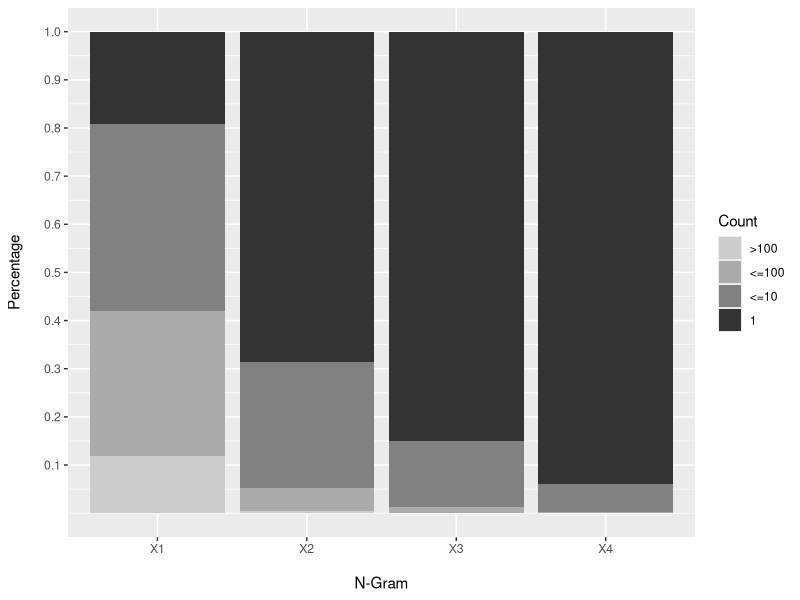

Generate this figure with R:
## ---- chunk 1
dat <- data.frame(
  "1"= c(9926, 20235, 15654, 6216)/52031, 
  "2"= c(1253046, 481275, 84585, 9684)/1828590,
  "3"= c(4520499, 739147, 60958, 2956)/5323560,
  "4"= c(7027661, 430681, 15919, 316)/7474577
)


library(reshape2)

dat$row <- c("1","<=10","<=100",">100")
dat2 <- melt(dat, id.vars = "row")

dat2$row <- factor(dat2$row,  levels=c("1","<=10","<=100",">100"))

library(ggplot2)

ggplot(dat2, aes(x=variable, y=value, fill=row)) + 
  geom_bar(stat="identity") +
  xlab("\nN-Gram") +
  ylab("Percentage\n") +
  guides(fill=guide_legend(title="Count",reverse=TRUE)) +
  scale_fill_grey() +
  scale_y_continuous(breaks = c(0.1,0.2,0.3,0.4,0.5,0.6,0.7,.8,0.9,1))
